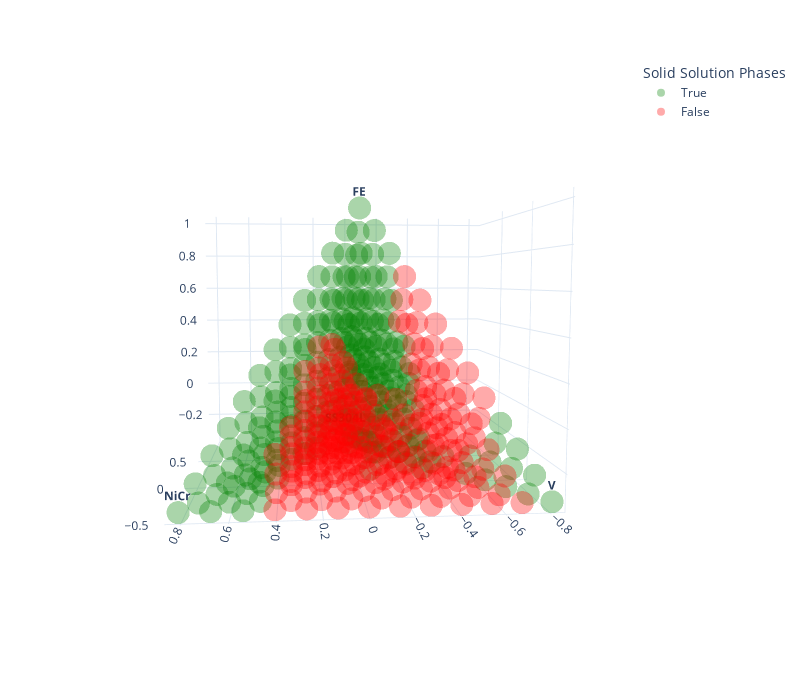

Here is the notebook cell this chart was saved with:
### Markdown cell above
Finally, let's plot the result in 3D using the `plotly` library and our spacial-transformed attainable space grid we obtained with `plotting.simplex2cartesian_py(gridAtt)` earlier.

**Once you run the cell below, you should be seeing an interactive 3D plot with 455 split roughly 50/50 between feasible and infeasible points. You can rotate the plot, zoom in and out, and hover over the points to see their composition and feasibility. You can also click on the legend to hide/show the points based on their feasibility.**

### Code cell
fig = px.scatter_3d(gridAtt_projected_df, x='x', y='y', z='z', color=gridFeasible, text=labels, hover_name=formulas,
              template='plotly_white', width=800, height=700, opacity=0.333, color_discrete_sequence=['green', 'red'],
              labels={'color':'Solid Solution Phases', 'x':'', 'y':'', 'z':''})
fig.update_scenes({'camera': {'eye': {'x': -2.3, 'y': 0.2, 'z': 0.2}}})

### Figure 1 — Plotly figure (JSON) as saved in the notebook; plotly's stock layout.template omitted (floating-point values rounded to 4 significant figures; data arrays with more than 128 entries replaced by an {"elided": "..."} marker saying what was removed)
{"data": [{"hovertemplate": "<b>%{hovertext}</b><br><br>Solid Solution Phases=True<br>=%{z}<br>text=%{text}<extra></extra>", "hovertext": {"elided": "234 str values"}, "legendgroup": "True", "marker": {"color": "green", "opacity": 0.333, "symbol": "circle"}, "mode": "markers+text", "name": "True", "scene": "scene", "showlegend": true, "text": {"elided": "234 str values"}, "type": "scatter3d", "x": {"elided": "234 float values"}, "y": {"elided": "234 float values"}, "z": {"elided": "234 float values"}}, {"hovertemplate": "<b>%{hovertext}</b><br><br>Solid Solution Phases=False<br>=%{z}<br>text=%{text}<extra></extra>", "hovertext": {"elided": "221 str values"}, "legendgroup": "False", "marker": {"color": "red", "opacity": 0.333, "symbol": "circle"}, "mode": "markers+text", "name": "False", "scene": "scene", "showlegend": true, "text": {"elided": "221 str values"}, "type": "scatter3d", "x": {"elided": "221 float values"}, "y": {"elided": "221 float values"}, "z": {"elided": "221 float values"}}], "layout": {"height": 700, "legend": {"title": {"text": "Solid Solution Phases"}, "tracegroupgap": 0}, "margin": {"t": 60}, "scene": {"camera": {"eye": {"x": -2.3, "y": 0.2, "z": 0.2}}, "domain": {"x": [0, 1], "y": [0, 1]}, "xaxis": {"title": {"text": ""}}, "yaxis": {"title": {"text": ""}}, "zaxis": {"title": {"text": ""}}}, "width": 800}}
